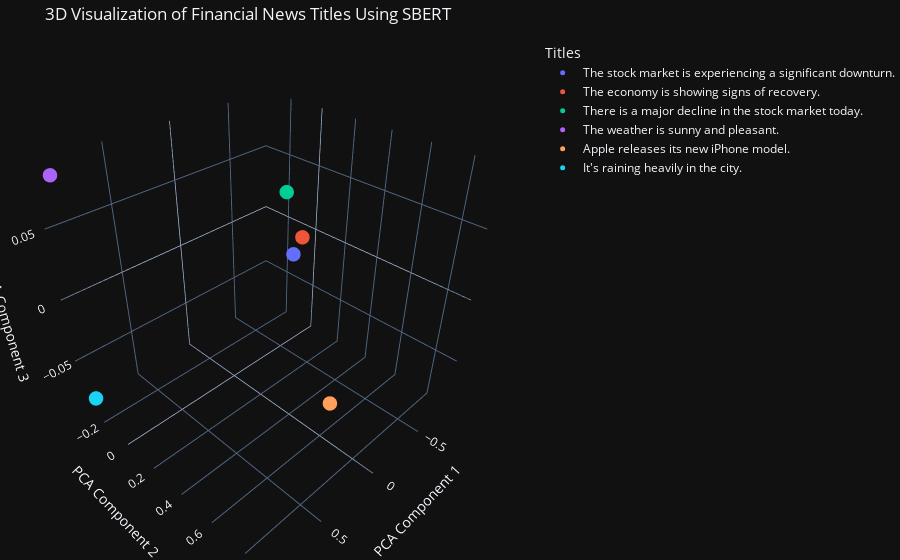

Write notebook code for a chart like this one.
### Markdown cell above
2. **Visualization:** As we demonstrated earlier, visualizing these embeddings can provide insights. Similar embeddings should cluster together in charts, showing that they capture the underlying context effectively. This way, we can visually validate that the embeddings represent the nuances of the text.

### Code cell
import numpy as np
import plotly.graph_objects as go
from sklearn.decomposition import PCA

# Reduce dimensions (vector length from 384 to 3) to 3D for visualization using PCA
pca = PCA(n_components=3)  # PCA used for simplicity
reduced_embeddings = pca.fit_transform(embeddings)

# Create 3D scatter plot
fig = go.Figure()

for i, embedding in enumerate(reduced_embeddings):
    fig.add_trace(go.Scatter3d(
        x=[embedding[0]],
        y=[embedding[1]],
        z=[embedding[2]],
        mode='markers',  # Ensure markers are used
        marker=dict(size=5),  # Adjust the size as needed
        name=titles[i]  # Add the title to the legend
    ))

# Update layout
fig.update_layout(
    scene=dict(
        xaxis_title='PCA Component 1',
        yaxis_title='PCA Component 2',
        zaxis_title='PCA Component 3'
    ),
    title='3D Visualization of Financial News Titles Using SBERT',
    legend_title_text='Titles',
    margin=dict(l=0, r=0, b=0, t=40),
    template=theme
)

fig.show()

### Figure 1 — Plotly figure (JSON) as saved in the notebook; plotly's stock layout.template omitted (floating-point values rounded to 4 significant figures)
{"data": [{"marker": {"size": 5}, "mode": "markers", "name": "The stock market is experiencing a significant downturn.", "type": "scatter3d", "x": [-0.8113], "y": [-0.1223], "z": [-0.02641]}, {"marker": {"size": 5}, "mode": "markers", "name": "The economy is showing signs of recovery.", "type": "scatter3d", "x": [-0.7004], "y": [0.008016], "z": [0.0003376]}, {"marker": {"size": 5}, "mode": "markers", "name": "There is a major decline in the stock market today.", "type": "scatter3d", "x": [-0.7281], "y": [-0.1277], "z": [0.02871]}, {"marker": {"size": 5}, "mode": "markers", "name": "The weather is sunny and pleasant.", "type": "scatter3d", "x": [0.9049], "y": [-0.3021], "z": [0.08486]}, {"marker": {"size": 5}, "mode": "markers", "name": "Apple releases its new iPhone model.", "type": "scatter3d", "x": [0.44], "y": [0.8795], "z": [-0.002705]}, {"marker": {"size": 5}, "mode": "markers", "name": "It's raining heavily in the city.", "type": "scatter3d", "x": [0.8949], "y": [-0.3355], "z": [-0.0848]}], "layout": {"legend": {"title": {"text": "Titles"}}, "margin": {"b": 0, "l": 0, "r": 0, "t": 40}, "scene": {"xaxis": {"title": {"text": "PCA Component 1"}}, "yaxis": {"title": {"text": "PCA Component 2"}}, "zaxis": {"title": {"text": "PCA Component 3"}}}, "title": {"text": "3D Visualization of Financial News Titles Using SBERT"}}}
